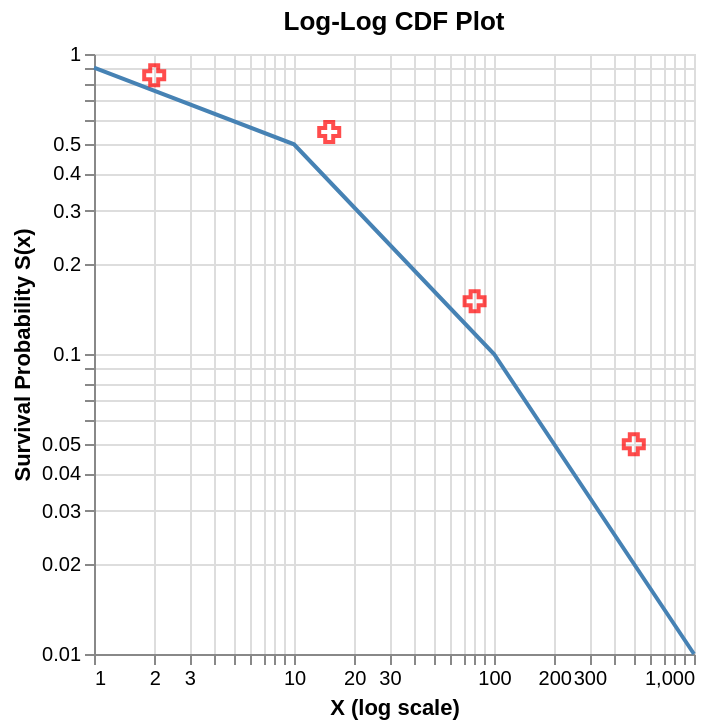

Express this chart as Vega-Lite.
### Vega-Lite specification from a JSON file in a GitHub repository (floating-point values rounded to 4 significant figures)
{"$schema": "https://vega.github.io/schema/vega-lite/v6.json", "title": "Log-Log CDF Plot", "width": "container", "height": "container", "data": {"values": [{"x": 1, "y": 0.9, "source": "model"}, {"x": 10, "y": 0.5, "source": "model"}, {"x": 100, "y": 0.1, "source": "model"}, {"x": 1000, "y": 0.01, "source": "model"}, {"x": 2, "y": 0.85, "source": "empirical"}, {"x": 15, "y": 0.55, "source": "empirical"}, {"x": 80, "y": 0.15, "source": "empirical"}, {"x": 500, "y": 0.05, "source": "empirical"}]}, "layer": [{"transform": [{"filter": "datum.source === 'model'"}], "mark": "line", "encoding": {"x": {"field": "x", "type": "quantitative", "scale": {"type": "log", "domainMin": 1}, "title": "X (log scale)"}, "y": {"field": "y", "type": "quantitative", "scale": {"type": "log"}, "title": "Survival Probability S(x)"}, "color": {"value": "steelblue"}}}, {"transform": [{"filter": "datum.source === 'empirical'"}], "mark": {"type": "point", "shape": "cross", "size": 100, "tooltip": {"content": "data"}}, "encoding": {"x": {"field": "x", "type": "quantitative", "scale": {"type": "log", "domainMin": 1}}, "y": {"field": "y", "type": "quantitative", "scale": {"type": "log"}}, "color": {"value": "red"}}}]}
